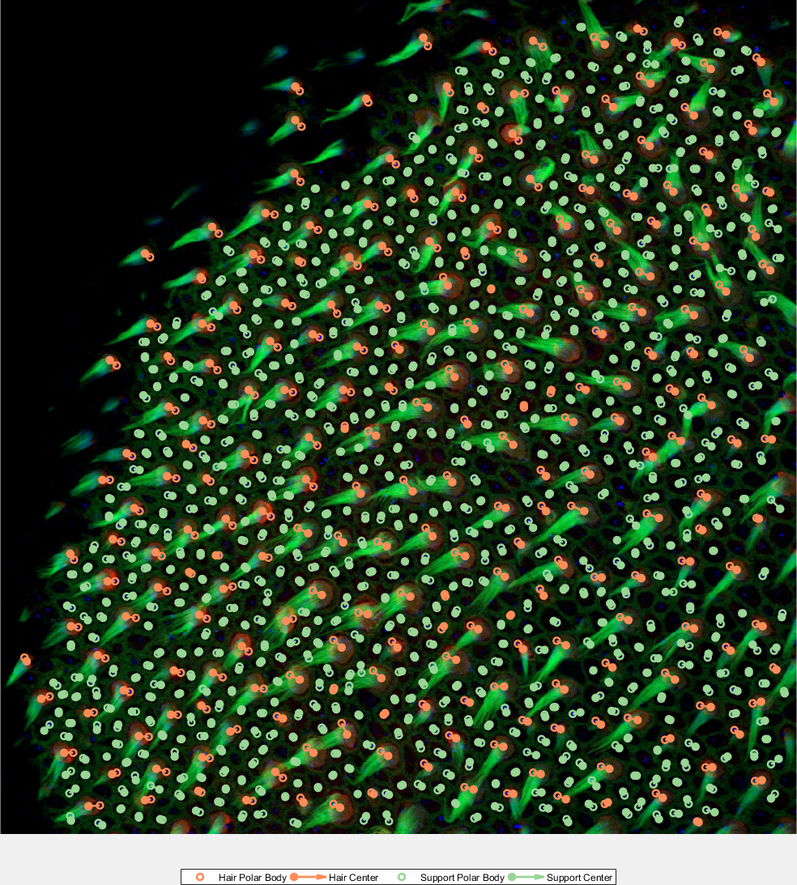
%> input picture Sourced Functions/export_fig/pdf.png, 797 x 885 px, shrunk from 984 x 1093 before the run
$ octave --eval "result = GetBoundaryLine(imread('export_fig/pdf.png'));"   (GNU Octave 9; MATLAB toolbox functions it lacks are replaced by stand-ins)
%> lines starting %> are read from the running program, lines starting %| are printed output that depends on the picture
function [BoundPts,UserPts,fH,ax] = GetBoundaryLine(im,varargin)
%GETBOUNDARYLINE manually select boundary line for vestibular system
%analysis
%   [BoundPts,UserPts] = GetBoundaryLine(im) displays the image and prompts
%   the user to click to define the boundary, by default adds padding to
%   the edge of the image to permit the boundary to exceed the image
%   bounds. Additionally, a default cubic interpolation is applied.
%   BoundPts is the calculated boundary line with the interpolation,
%   UserPts are the coordinates of the points the user selected.
%
%   [BoundPts,UserPts] = GetBoundaryLine(im,'Interp','none') turns off
%   interpolation and returns exactly the points the user selected.
%
%   BoundPts = GetBoundaryLine(im,'ndiv',50) by default the number of
%   divisions between user selected points used in interpolation is 20.
%   Specify the ndiv argument to change this number.
%
%   BoundPts = GetBoundaryLine(im,'pad',false) turn off the image padding
%   that is on by default.
%
%   BoundPts = GetBoundaryLine(im,'closeselection',true) by default the
%   selection is not closed. To close the selection pass true with the
%   close selection argument.
%
%
%% parse inputs
p = inputParser;
addRequired(p,'im')
validInterps = {'none','cubic'};
checkInterp = @(x) any(validatestring(x,validInterps));
addParameter(p,'Interp','cubic',checkInterp);
addParameter(p,'ndiv',0.05,@isnumeric);
addParameter(p,'pad',true,@islogical);
addParameter(p,'closeselection',false,@islogical);
addParameter(p,'preview',false,@islogical);
addParameter(p,'dispcenters',[],@isnumeric); % display vector map given starting points of vectors

parse(p,im,varargin{:});

Interp = p.Results.Interp;
ndiv = p.Results.ndiv;
pad = p.Results.pad;
closeselection=p.Results.closeselection;
preview = p.Results.preview;

dispcenters = p.Results.dispcenters;

[imx,imy,imz]=size(im);
%> imx = 885; imy = 797; imz = 3

%% pad if requested
if pad
    padsize = [ceil(imx/10) ceil(imy/10) 0];
%> padsize = [89 80 0]
    im = padarray(im,padsize,0);
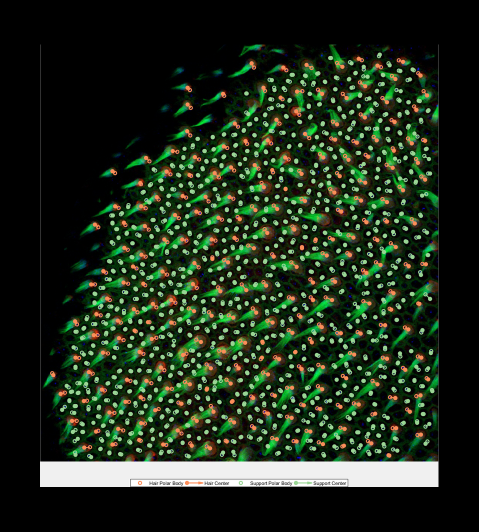
%> im: size 1063x957x3 uint8 (shown at 1/2 size); mean R, G, B 31.5, 44.1, 27.1
end

[pimx,pimy,pimz]=size(im);
%> pimx = 1063; pimy = 957; pimz = 3
%%
answer = 'No';


questdlg('Click to select boundary points. Backspace to remove. Enter to finish','','OK','OK')
%> the answer given: OK
while strcmp(answer,'No')
fH=figure;
ax=imshow(im);
hold on
xline(pimy/2,'-w')
yline(pimx/2,'-w');
hold off

roi=drawpolyline;
UserPts = roi.Position;
% xq = linspace(UserPts(1,1),UserPts(end,1),npts);
close(fH);

%% Compute interpolation
switch Interp
    case 'none'
        BoundPts = UserPts;
    case 'cubic'
      xy = UserPts';
    %
    %  Repeat the first column at the end so the polygon closes.
    if closeselection
      xy = [ xy, [ xy(:,1) ] ];
    end

      [ m, n ] = size ( xy );
    %
    %  Consider the point index 1:N as the independent variable for X and Y.
    %
      s = ( 1 : n )';
    %
    %  Prepare to evaluate the spline function at a grid 20 times finer.
    %
%       t = ( 1 : 1/ndiv : n )';

      dist = sqrt(sum(diff(xy').^2,2))';
      ppspan = ceil(dist.*ndiv);

      t=difflinspace(1:n,ppspan)';
    %
    %  Compute splines U and V that treat X and Y as functions of the index.
    %
      u = spline ( s, xy(1,:), t );
      v = spline ( s, xy(2,:), t );

    BoundPts = [u v];


end

if ~isempty(dispcenters)
    [~,RefAngle,~,~] = pt2ptInfluence(dispcenters+padsize(2:-1:1),BoundPts,'inverse',2);
end

%% Preview results
fH2 = figure;
imshow(im)
hold on
plot(BoundPts(:,1),BoundPts(:,2),'.-r')
plot(UserPts(:,1),UserPts(:,2),'.b','MarkerSize',15)
xline(pimy/2,'-w')
yline(pimx/2,'-w');

if ~isempty(dispcenters)
    quiver(dispcenters(:,1)+padsize(2),dispcenters(:,2)+padsize(1),cosd(RefAngle),-sind(RefAngle),'Color','w','Linewidth',1.5)
end
hold off

answer = questdlg('Accept?', ...
    'Boundary Line Interpolation', ...
    'Yes','No','Cancel','Cancel');
close(fH2)
end
%> this loop made 1 pass
%> pass 1, in GetBoundaryLine, `yline(pimx/2,'-w');`:
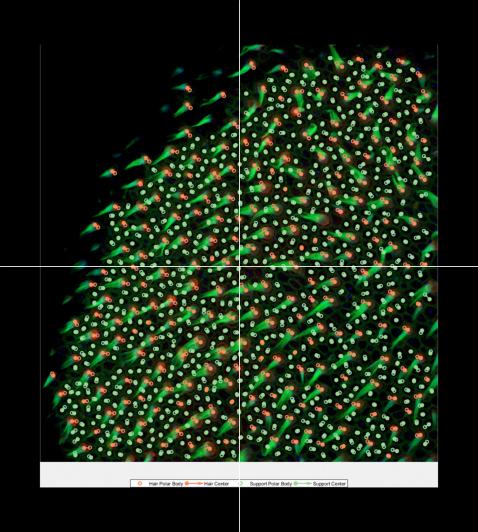
%> figure redrawn from the program's plot data; shown at 1/2 size

%% correct padding
BoundPts = BoundPts-padsize(1:2);


end

function [out] = difflinspace(v,n)
out = [];
for k=1:length(n)
    out = [out linspace(v(k),v(k+1),n(k))];
end
end
%> (the run ends here)
